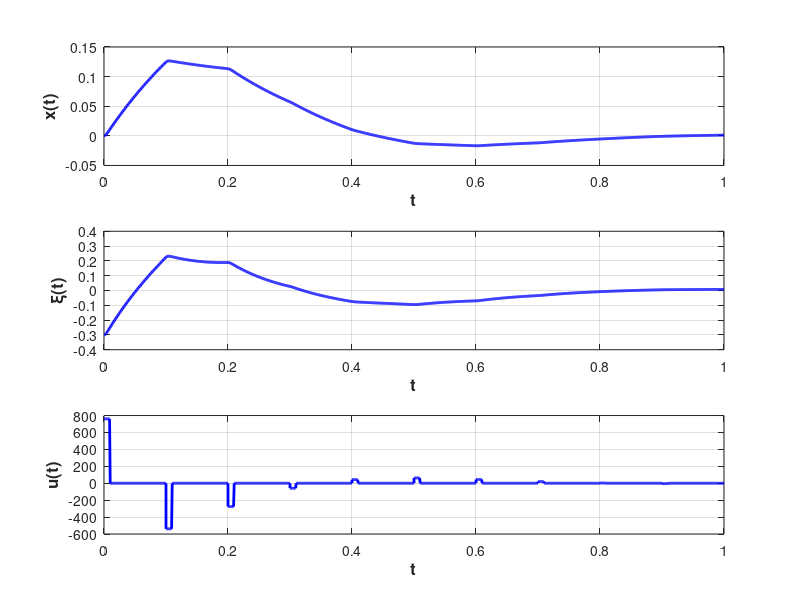

Write MATLAB code to recreate this figure.
function pendulum_Deltafixed_control
    m  = 0.127; % масса маятника
    M  = 1.206; % масса тележки
    I  = 0.001; % момент инерции маятника относительно центра масс
    l  = 0.178; % расстояние от точки крепления до центра масс
    Bc = 5.4;   % коэф. вязкого трения между кареткой и направляющей
    Bp = 0.002; % коэф. вязкого трения в точке крепления
    g  = 9.81;  % коэф. свободного падения

    % определим матрицы системы
    A0 = [m + M, -m * l; 
          -m * l, I + m * l^2];

    A1 = diag([Bc, Bp]);
    A2 = diag([0, -m * g * l]);
    B  = [0; 0; inv(A0) * [1; 0]];

    % основная матрица системы
    A = [zeros(2, 2), eye(2); -inv(A0) * A2, -inv(A0) * A1];

    h     = 0.1;
    delta = h * 0.1;
    Ad    = expm(A * h);
    f = @(s)(expm(A * s) * B);
    Bd = integral(f, 0, delta, "ArrayValued", true);

    theta = -place(Ad, Bd, [-0.2, -0.1, 0.1, 0.2]);

    nx = size(Ad, 1); % количество строчек
    % задаем время отрисовки графиков
    TIME = 1.0;
    % задаем начальные условия 
    x0 = zeros(1, nx);   

    x0(1) = 0.0;
    x0(2) = -0.3;

    discr = 0 : h : TIME;
    tlst  = [];
    ylst  = [;;;];
    ulst  = [];
 
    y = x0';
    dt = 0.001;
    for i = 1:(length(discr) - 1)
        t = discr(i);
        tlst = [tlst; t];
        ylst = [ylst; y'];
        while (t < discr(i) + delta)
            t = t + dt;
            ulst = [ulst; theta * x0'];
            y = y + dt * ((A + B * theta) * y);
            tlst = [tlst; t];
            ylst = [ylst; y'];
        end
 
        while (t < discr(i + 1))
            t = t + dt;
            ulst = [ulst; 0];
            y = y + dt * (A * y);
            tlst = [tlst; t];
            ylst = [ylst; y'];
        end

        ulst = [ulst; 0];
        x0 = ylst(end, :);
    end

    fhandle = figure;
    subplot(3, 1, 1)
        plot(tlst, ylst(:, 1), 'b', 'LineWidth', 2.0)
        grid on;
        xlabel('t', 'FontSize', 12, 'FontWeight', 'bold');
        ylabel('x(t)', 'FontSize', 12, 'FontWeight', 'bold');
    subplot(3, 1, 2)
        plot(tlst, ylst(:, 2), 'b', 'LineWidth', 2.0)
        grid on;
        xlabel('t', 'FontSize', 12, 'FontWeight', 'bold');
        ylabel('\xi(t)', 'FontSize', 12, 'FontWeight', 'bold');
    subplot(3, 1, 3)
        plot(tlst, ulst(:, 1), 'b', 'LineWidth', 2.0)
        grid on;
        xlabel('t', 'FontSize', 12, 'FontWeight', 'bold');
        ylabel('u(t)', 'FontSize', 12, 'FontWeight', 'bold');
end